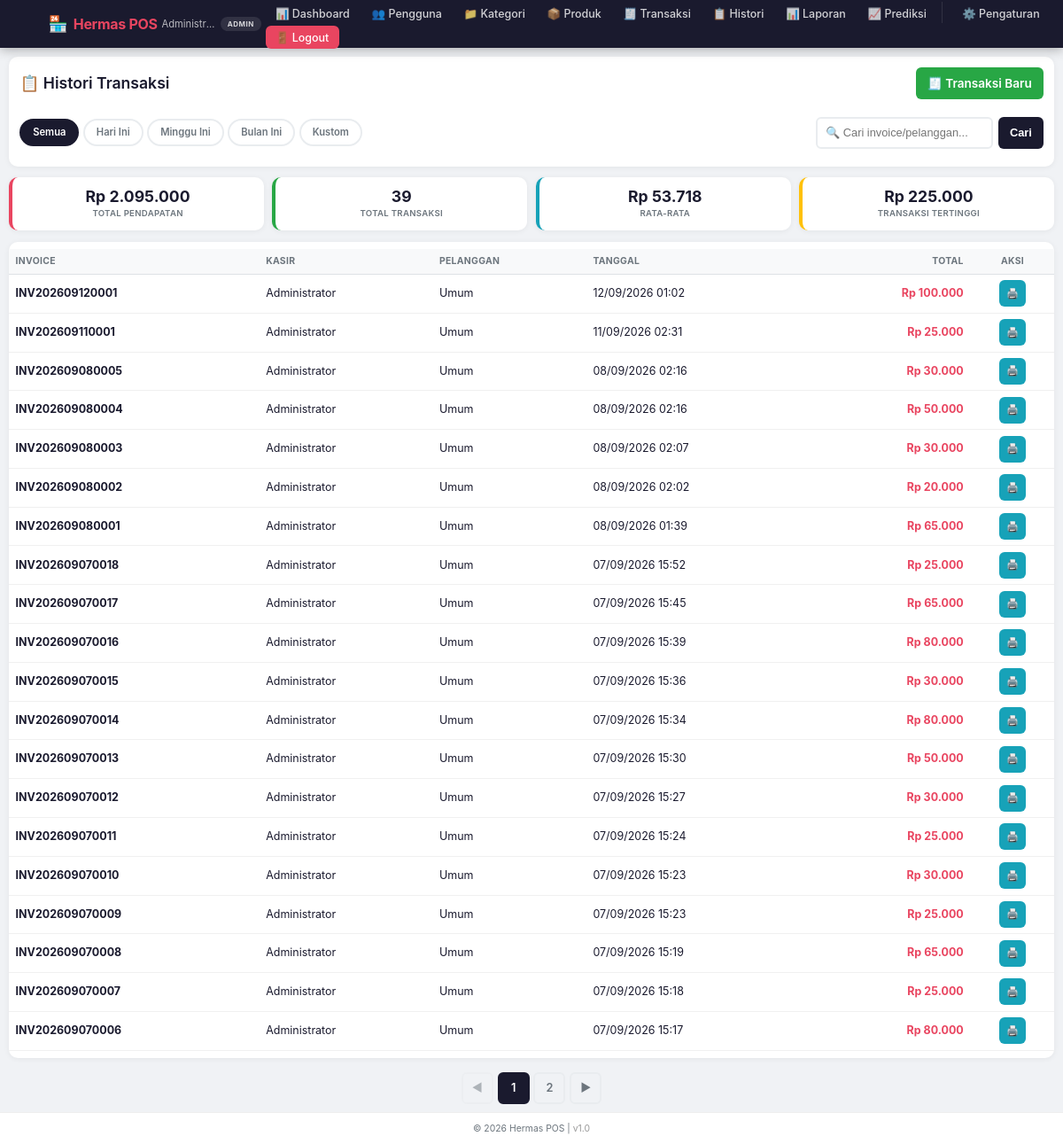
/Pages/History.php (signed in), run on the app's committed database.
### tables this page shows
CREATE TABLE `transactions` (
  `id` int(11) NOT NULL,
  `user_id` int(11) NOT NULL,
  `customer_name` varchar(100) NOT NULL,
  `total_amount` decimal(10,2) NOT NULL,
  `payment_amount` decimal(10,2) NOT NULL,
  `change_amount` decimal(10,2) NOT NULL,
  `invoice_number` varchar(20) NOT NULL,
  `transaction_date` date NOT NULL,
  `created_at` timestamp NOT NULL DEFAULT current_timestamp()
);

CREATE TABLE `users` (
  `id` int(11) NOT NULL,
  `username` varchar(50) NOT NULL,
  `password` varchar(255) NOT NULL,
  `name` varchar(100) NOT NULL,
  `role` enum('admin','kasir','owner') DEFAULT 'kasir',
  `created_at` timestamp NOT NULL DEFAULT current_timestamp()
);

### Pages/History.php (the view, shortened to what this page needs)
<?php
require_once '../config/database.php';
$filter = $_GET['filter'] ?? 'all';
$search = $_GET['search'] ?? '';
$where = "1=1";
$sql = "SELECT t.*, u.name as cashier_name
        FROM transactions t
        LEFT JOIN users u ON t.user_id = u.id
        WHERE $where
        ORDER BY t.created_at DESC";
$stmt = $pdo->query($sql);
$allTransactions = $stmt->fetchAll();
$sql = "SELECT
            COUNT(*) as total,
            SUM(total_amount) as revenue,
            AVG(total_amount) as avg,
            MIN(total_amount) as min,
            MAX(total_amount) as max
        FROM transactions
        WHERE $where";
$stmt = $pdo->query($sql);
$summary = $stmt->fetch();
$page = isset($_GET['page']) ? intval($_GET['page']) : 1;
$perPage = 20;
$totalItems = count($allTransactions);
$totalPages = ceil($totalItems / $perPage);
$offset = ($page - 1) * $perPage;
$transactions = array_slice($allTransactions, $offset, $perPage);
?>
<?php include '../includes/header.php'; ?>
<div class="card">
    <div class="card-header">
        <div class="card-title" style="font-size:1.1rem;">📋 Histori Transaksi</div>
        <a href="transactions.php" class="btn btn-success" style="font-size:0.85rem;min-height:36px;">
            🧾 Transaksi Baru
        </a>
    </div>
    <div class="filter-bar">
        <div class="filter-group">
            <a href="?filter=all" class="btn-filter <?php echo $filter == 'all' ? 'active' : ''; ?>">Semua</a>
            <a href="?filter=today" class="btn-filter <?php echo $filter == 'today' ? 'active' : ''; ?>">Hari Ini</a>
            <a href="?filter=week" class="btn-filter <?php echo $filter == 'week' ? 'active' : ''; ?>">Minggu Ini</a>
            <a href="?filter=month" class="btn-filter <?php echo $filter == 'month' ? 'active' : ''; ?>">Bulan Ini</a>
            <a href="?filter=custom" class="btn-filter <?php echo $filter == 'custom' ? 'active' : ''; ?>">Kustom</a>
        </div>
        <form method="GET" style="display:flex;gap:0.4rem;flex-wrap:wrap;align-items:center;margin-left:auto;">
            <input type="text" name="search" placeholder="🔍 Cari invoice/pelanggan..." value="<?php echo htmlspecialchars($search); ?>" style="padding:0.3rem 0.6rem;border:2px solid #e9ecef;border-radius:6px;font-size:0.8rem;min-height:36px;width:200px;">
            <button type="submit" class="btn btn-primary" style="min-height:36px;font-size:0.8rem;">Cari</button>
        </form>
    </div>
</div>
<div class="summary-cards">
    <div class="card-stat" style="border-left-color:#e94560;">
        <div class="number">Rp <?php echo number_format($summary['revenue'] ?? 0, 0, ',', '.'); ?></div>
        <div class="label">Total Pendapatan</div>
    </div>
    <div class="card-stat" style="border-left-color:#28a745;">
        <div class="number"><?php echo $summary['total'] ?? 0; ?></div>
        <div class="label">Total Transaksi</div>
    </div>
    <div class="card-stat" style="border-left-color:#17a2b8;">
        <div class="number">Rp <?php echo number_format($summary['avg'] ?? 0, 0, ',', '.'); ?></div>
        <div class="label">Rata-rata</div>
    </div>
    <div class="card-stat" style="border-left-color:#ffc107;">
        <div class="number">Rp <?php echo number_format($summary['max'] ?? 0, 0, ',', '.'); ?></div>
        <div class="label">Transaksi Tertinggi</div>
    </div>
</div>
<div class="card" style="padding:0;overflow:hidden;">
    <div class="history-table table-container" style="padding:0.5rem 0;">
        <table>
            <thead>
                <tr>
                    <th>Invoice</th>
                    <th>Kasir</th>
                    <th>Pelanggan</th>
                    <th>Tanggal</th>
                    <th style="text-align:right;">Total</th>
                    <th style="text-align:center;">Aksi</th>
                </tr>
            </thead>
            <tbody>
                <?php if (empty($transactions)): ?>
                <tr>
                    <td colspan="6" style="text-align:center;padding:2rem;color:#6c757d;">
                        <span style="font-size:2rem;display:block;">📭</span>
                        Tidak ada transaksi
                    </td>
                </tr>
                <?php else: ?>
                <?php foreach ($transactions as $trx): ?>
                <tr>
                    <td><strong><?php echo $trx['invoice_number']; ?></strong></td>
                    <td><?php echo htmlspecialchars($trx['cashier_name'] ?? 'Sistem'); ?></td>
                    <td><?php echo htmlspecialchars($trx['customer_name']); ?></td>
                    <td><?php echo date('d/m/Y H:i', strtotime($trx['created_at'])); ?></td>
                    <td style="text-align:right;color:var(--secondary);font-weight:700;">
                        Rp <?php echo number_format($trx['total_amount'], 0, ',', '.'); ?>
                    </td>
                    <td style="text-align:center;">
                        <button class="btn btn-info btn-sm" onclick="printStruk(<?php echo $trx['id']; ?>)" title="Cetak Struk" style="padding:0.2rem 0.5rem;font-size:0.7rem;min-height:30px;">
                            🖨️
                        </button>
                    </td>
                </tr>
                <?php endforeach; ?>
                <?php endif; ?>
            </tbody>
        </table>
    </div>
</div>
<?php if ($totalPages > 1): ?>
<div class="pagination">
    <a href="?page=<?php echo max(1, $page-1); ?>&filter=<?php echo $filter; ?>&search=<?php echo urlencode($search); ?>" class="page-link <?php echo $page <= 1 ? 'disabled' : ''; ?>">◀</a>
    <?php for ($i = 1; $i <= $totalPages; $i++): ?>
        <a href="?page=<?php echo $i; ?>&filter=<?php echo $filter; ?>&search=<?php echo urlencode($search); ?>" class="page-link <?php echo $i == $page ? 'active' : ''; ?>"><?php echo $i; ?></a>
    <?php endfor; ?>
    <a href="?page=<?php echo min($totalPages, $page+1); ?>&filter=<?php echo $filter; ?>&search=<?php echo urlencode($search); ?>" class="page-link <?php echo $page >= $totalPages ? 'disabled' : ''; ?>">▶</a>
</div>
<?php endif; ?>
<?php include '../includes/footer.php'; ?>

### CSS/Style.css (style rules this page uses)
* { margin: 0; padding: 0; box-sizing: border-box; }
:root { --primary: #1a1a2e; --primary-dark: #0f0f1a; --secondary: #e94560; --success: #28a745; --warning: #ffc107; --danger: #dc3545; --info: #17a2b8; --light: #f8f9fa; --dark: #1a1a2e; --gray: #6c757d; --gray-light: #e9ecef; --border-radius: 10px; --shadow: 0 1px 6px rgba(0,0,0,0.06); --transition: all 0.2s ease; }
body { font-family: -apple-system, BlinkMacSystemFont, 'Inter', 'Segoe UI', Roboto, sans-serif; background: #f0f2f5; color: #1a1a2e; min-height: 100vh; display: flex; flex-direction: column; -webkit-font-smoothing: antialiased; font-size: 16px; line-height: 1.5; }
.card { background: white; border-radius: var(--border-radius); padding: 0.8rem; box-shadow: var(--shadow); margin-bottom: 0.7rem; overflow: hidden; }
.card-header { display: flex; justify-content: space-between; align-items: center; margin-bottom: 0.7rem; flex-wrap: wrap; gap: 0.4rem; }
.card-title { font-size: 0.95rem; font-weight: 600; color: var(--primary); }
.table-container { overflow-x: auto; -webkit-overflow-scrolling: touch; }
table { width: 100%; border-collapse: collapse; font-size: 0.8rem; min-width: 400px; }
table th { background: var(--light); padding: 0.4rem 0.5rem; text-align: left; font-weight: 700; font-size: 0.65rem; text-transform: uppercase; letter-spacing: 0.3px; color: var(--gray); border-bottom: 1.5px solid #dee2e6; }
table td { padding: 0.4rem 0.5rem; border-bottom: 1px solid #f0f0f0; vertical-align: middle; font-size: 0.78rem; }
.btn { display: inline-flex; align-items: center; justify-content: center; gap: 0.3rem; padding: 0.35rem 0.8rem; border: none; border-radius: 6px; font-weight: 600; cursor: pointer; transition: var(--transition); text-decoration: none; font-size: 0.78rem; min-height: 36px; min-width: 36px; touch-action: manipulation; user-select: none; -webkit-tap-highlight-color: transparent; }
.btn-primary { background: var(--primary); color: white; }
.btn-success { background: var(--success); color: white; }
.btn-info { background: var(--info); color: white; }
.btn-sm { font-size: 0.65rem; padding: 0.2rem 0.5rem; min-height: 28px; min-width: 28px; }

### Pages/History.php (style rules this page uses)
.filter-bar { display: flex; flex-wrap: wrap; gap: 0.5rem; align-items: center; padding: 0.5rem 0; }
.filter-bar .filter-group { display: flex; gap: 0.3rem; flex-wrap: wrap; align-items: center; }
.filter-bar .btn-filter { padding: 0.3rem 0.8rem; border: 2px solid #e9ecef; border-radius: 20px; font-size: 0.7rem; font-weight: 600; cursor: pointer; transition: all 0.2s; background: white; color: #6c757d; text-decoration: none; }
.filter-bar .btn-filter.active { background: #1a1a2e; border-color: #1a1a2e; color: white; }
.filter-bar input[type="text"], .filter-bar input[type="date"] { padding: 0.3rem 0.6rem; border: 2px solid #e9ecef; border-radius: 6px; font-size: 0.8rem; min-height: 36px; }
.filter-bar .btn { min-height: 36px; font-size: 0.8rem; }
.summary-cards { display: grid; grid-template-columns: repeat(4, 1fr); gap: 0.6rem; margin-bottom: 0.8rem; }
.summary-cards .card-stat { background: white; padding: 0.7rem 0.6rem; border-radius: 10px; box-shadow: 0 1px 6px rgba(0,0,0,0.06); border-left: 4px solid #1a1a2e; text-align: center; }
.summary-cards .card-stat .number { font-size: 1.1rem; font-weight: 700; color: #1a1a2e; line-height: 1.2; }
.summary-cards .card-stat .label { color: #6c757d; font-size: 0.6rem; margin-top: 0.15rem; text-transform: uppercase; letter-spacing: 0.3px; font-weight: 600; }
.pagination { display: flex; gap: 0.3rem; justify-content: center; margin-top: 1rem; flex-wrap: wrap; }
.pagination .page-link { display: inline-flex; align-items: center; justify-content: center; min-width: 36px; height: 36px; padding: 0 0.6rem; border: 2px solid #e9ecef; border-radius: 6px; font-size: 0.8rem; font-weight: 600; color: #6c757d; text-decoration: none; transition: all 0.2s; }
.pagination .page-link.active { background: #1a1a2e; border-color: #1a1a2e; color: white; }
.pagination .page-link.disabled { opacity: 0.5; pointer-events: none; }

### data on the page
transactions: invoice_number "INV202609120001", user.name "Administrator", customer_name "Umum", created_at "12/09/2026 01:02", total_amount "100.000"
transactions: invoice_number "INV202609110001", user.name "Administrator", customer_name "Umum", created_at "11/09/2026 02:31", total_amount "25.000"
transactions: invoice_number "INV202609080005", user.name "Administrator", customer_name "Umum", created_at "08/09/2026 02:16", total_amount "30.000"
transactions: invoice_number "INV202609080004", user.name "Administrator", customer_name "Umum", created_at "08/09/2026 02:16", total_amount "50.000"
transactions: invoice_number "INV202609080003", user.name "Administrator", customer_name "Umum", created_at "08/09/2026 02:07", total_amount "30.000"
transactions: invoice_number "INV202609080002", user.name "Administrator", customer_name "Umum", created_at "08/09/2026 02:02", total_amount "20.000"
transactions: invoice_number "INV202609080001", user.name "Administrator", customer_name "Umum", created_at "08/09/2026 01:39", total_amount "65.000"
transactions: invoice_number "INV202609070018", user.name "Administrator", customer_name "Umum", created_at "07/09/2026 15:52", total_amount "25.000"
transactions: invoice_number "INV202609070017", user.name "Administrator", customer_name "Umum", created_at "07/09/2026 15:45", total_amount "65.000"
transactions: invoice_number "INV202609070016", user.name "Administrator", customer_name "Umum", created_at "07/09/2026 15:39", total_amount "80.000"
transactions: invoice_number "INV202609070015", user.name "Administrator", customer_name "Umum", created_at "07/09/2026 15:36", total_amount "30.000"
transactions: invoice_number "INV202609070014", user.name "Administrator", customer_name "Umum", created_at "07/09/2026 15:34", total_amount "80.000"
transactions: invoice_number "INV202609070013", user.name "Administrator", customer_name "Umum", created_at "07/09/2026 15:30", total_amount "50.000"
transactions: invoice_number "INV202609070012", user.name "Administrator", customer_name "Umum", created_at "07/09/2026 15:27", total_amount "30.000"
transactions: invoice_number "INV202609070011", user.name "Administrator", customer_name "Umum", created_at "07/09/2026 15:24", total_amount "25.000"
transactions: invoice_number "INV202609070010", user.name "Administrator", customer_name "Umum", created_at "07/09/2026 15:23", total_amount "30.000"
transactions: invoice_number "INV202609070009", user.name "Administrator", customer_name "Umum", created_at "07/09/2026 15:23", total_amount "25.000"
transactions: invoice_number "INV202609070008", user.name "Administrator", customer_name "Umum", created_at "07/09/2026 15:19", total_amount "65.000"
transactions: invoice_number "INV202609070007", user.name "Administrator", customer_name "Umum", created_at "07/09/2026 15:18", total_amount "25.000"
transactions: invoice_number "INV202609070006", user.name "Administrator", customer_name "Umum", created_at "07/09/2026 15:17", total_amount "80.000"

### other printed values
$_SESSION['name'] "Administr…"
$_SESSION['role'] "ADMIN"
$summary['revenue'] "2.095.000"
$summary['total'] "39"
$summary['avg'] "53.718"
$summary['max'] "225.000"
